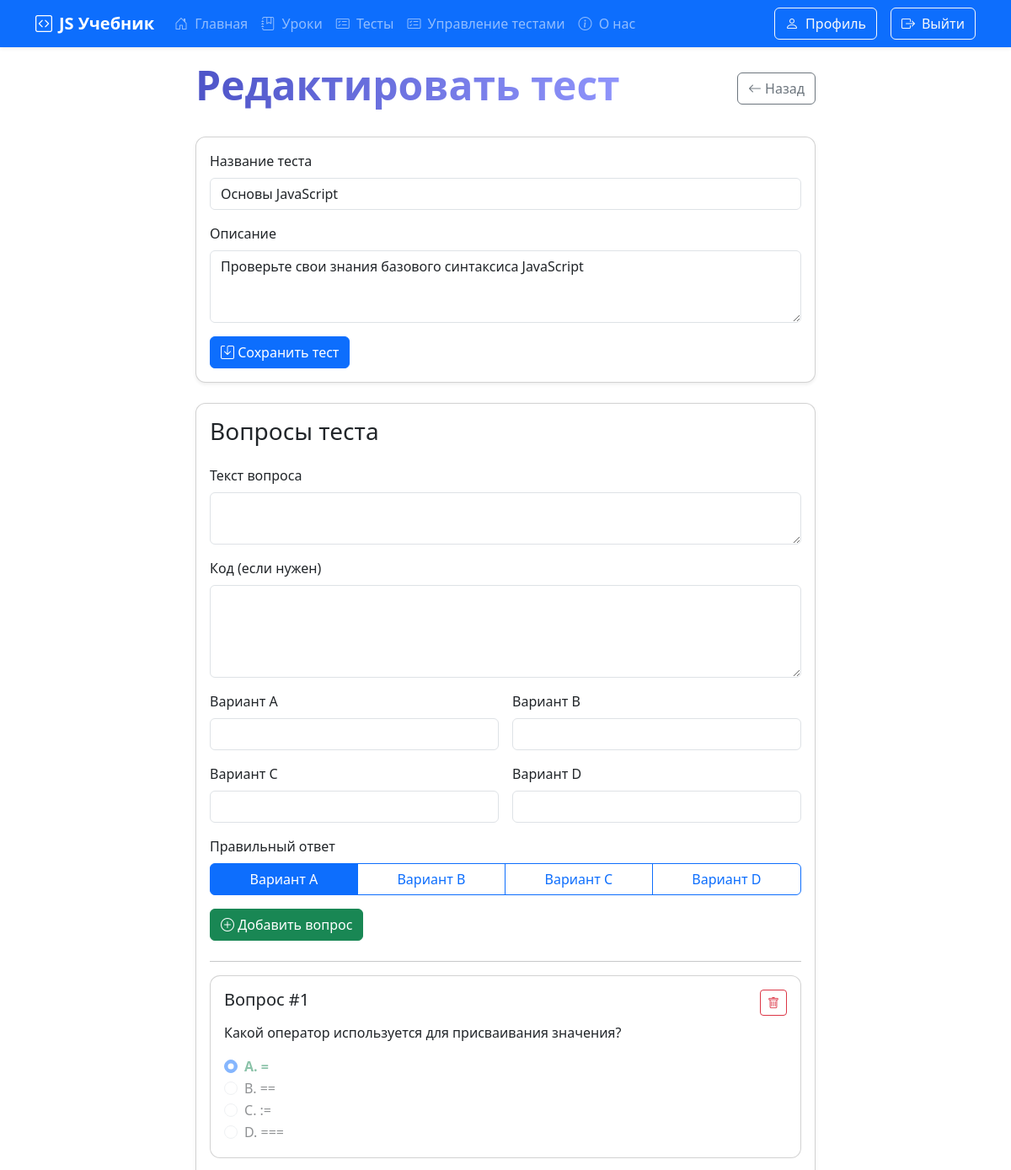
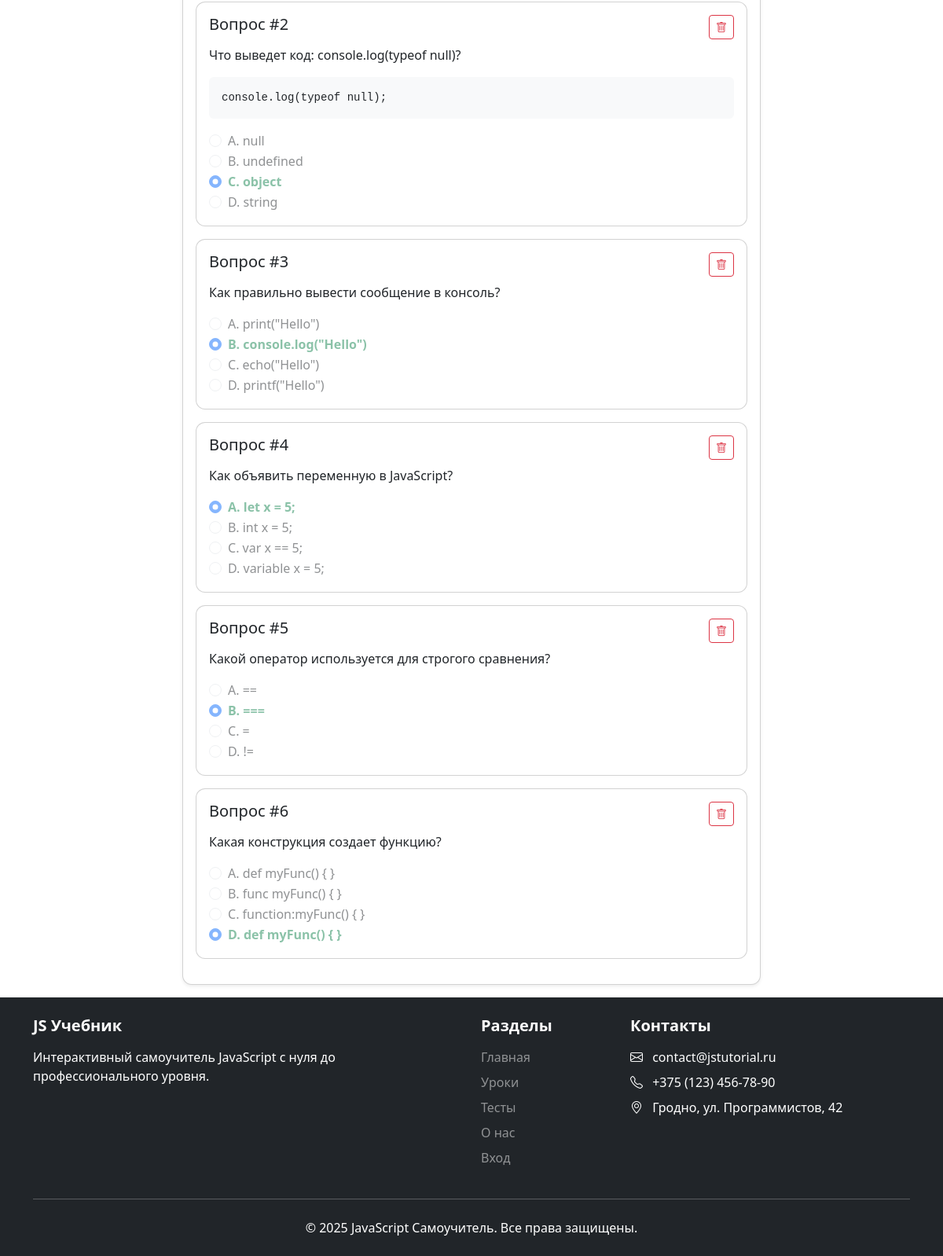
Screenshot of /admin/test/edit/1 (signed in) with the database file from the repository (2 pictures, top to bottom).
### app.py (models this page shows, shortened)
class Test(db.Model):
    id = db.Column(db.Integer, primary_key=True)
    title = db.Column(db.String(100), nullable=False)
    description = db.Column(db.Text)
    questions = db.relationship('TestQuestion', backref='test_relation', lazy=True, cascade='all,delete')
    test_results = db.relationship('TestResult', backref='test_relation', lazy=True)

class TestQuestion(db.Model):
    id = db.Column(db.Integer, primary_key=True)
    test_id = db.Column(db.Integer, db.ForeignKey('test.id'))
    question = db.Column(db.Text, nullable=False)
    code_snippet = db.Column(db.Text)
    options = db.Column(db.JSON)  # {'a': 'вариант1', 'b': 'вариант2'}
    correct_answer = db.Column(db.String(1), nullable=False)  # 'a', 'b' и т.д.

### app.py (the view, shortened to what this page needs)
@app.route('/admin/test/edit/<int:test_id>', methods=['GET', 'POST'])
def edit_test(test_id):
    if not ('name' in session and Users.query.filter_by(email=session['name']).first().root == 1):
        abort(403)
    test = Test.query.get_or_404(test_id)
    questions = TestQuestion.query.filter_by(test_id=test_id).order_by(TestQuestion.id).all()
    return render_template("edit_test.html", test=test, questions=questions)

### app.py (called while the page is built)
@app.context_processor
def inject_user():
    def get_user_name():
        if 'name' in session:
            return Users.query.filter_by(email=session['name']).first()
    return dict(active_user=get_user_name())

### templates/edit_test.html (shortened to what this page needs)
{% extends 'base.html' %}
{% block main %}
<div class="container my-3">
    <div class="row">
        <div class="col-lg-8 mx-auto">
            <div class="d-flex justify-content-between align-items-center mb-4">
                <h1 class="display-5 fw-bold text-gradient-primary">{% if test %} Редактировать тест{% else %}Создать тест{% endif %}</h1>
                <a href="{{ url_for('admin_tests') }}" class="btn btn-outline-secondary">
                    <i class="bi bi-arrow-left"></i> Назад
                </a>
            </div>
            <div class="card shadow-sm mb-4">
                <div class="card-body">
                    <form method="POST">
                        <div class="mb-3">
                            <label for="title" class="form-label">Название теста</label>
                            <input type="text" class="form-control" id="title" name="title"
                                   value="{{ test.title if test }}" required>
                        </div>
                        <div class="mb-3">
                            <label for="description" class="form-label">Описание</label>
                            <textarea class="form-control" id="description" name="description"
                                      rows="3">{{ test.description if test }}</textarea>
                        </div>
                        <button type="submit" class="btn btn-primary">
                            <i class="bi bi-save"></i> Сохранить тест
                        </button>
                    </form>
                </div>
            </div>
            {% if test %}
            <div class="card shadow-sm">
                <div class="card-body">
                    <h3 class="card-title mb-4">Вопросы теста</h3>
                    <form method="POST" class="mb-4">
                        <div class="mb-3">
                            <label for="question" class="form-label">Текст вопроса</label>
                            <textarea class="form-control" id="question" name="question"
                                      rows="2" required></textarea>
                        </div>
                        <div class="mb-3">
                            <label for="code_snippet" class="form-label">Код (если нужен)</label>
                            <textarea class="form-control font-monospace" id="code_snippet"
                                      name="code_snippet" rows="4"></textarea>
                        </div>
                        <div class="row g-3 mb-3">
                            <div class="col-md-6">
                                <label for="option_a" class="form-label">Вариант A</label>
                                <input type="text" class="form-control" id="option_a" name="option_a" required>
                            </div>
                            <div class="col-md-6">
                                <label for="option_b" class="form-label">Вариант B</label>
                                <input type="text" class="form-control" id="option_b" name="option_b" required>
                            </div>
                            <div class="col-md-6">
                                <label for="option_c" class="form-label">Вариант C</label>
                                <input type="text" class="form-control" id="option_c" name="option_c">
                            </div>
                            <div class="col-md-6">
                                <label for="option_d" class="form-label">Вариант D</label>
                                <input type="text" class="form-control" id="option_d" name="option_d">
                            </div>
                        </div>
                        <div class="mb-3">
                            <label class="form-label">Правильный ответ</label>
                            <div class="btn-group w-100" role="group">
                                {% for opt in ['a', 'b', 'c', 'd'] %}
                                <label class="btn btn-outline-primary" for="correct_{{ opt }}">
                                    Вариант {{ opt|upper }}
                                </label>
                                {% endfor %}
                            </div>
                        </div>
                        <button type="submit" class="btn btn-success">
                            <i class="bi bi-plus-circle"></i> Добавить вопрос
                        </button>
                    </form>
                    <hr>
                    <div class="questions-list">
                        {% for question in questions %}
                        <div class="card mb-3">
                            <div class="card-body">
                                <div class="d-flex justify-content-between align-items-start mb-2">
                                    <h5 class="card-title mb-0">Вопрос #{{ loop.index }}</h5>
                                    <form method="POST" action="{{ url_for('delete_question', question_id=question.id) }}"
                                          onsubmit="return confirm('Удалить этот вопрос?')">
                                        <button type="submit" class="btn btn-sm btn-outline-danger">
                                            <i class="bi bi-trash"></i>
                                        </button>
                                    </form>
                                </div>
                                <p class="card-text">{{ question.question }}</p>
                                {% if question.code_snippet %}
                                <pre class="bg-light p-3 rounded"><code>{{ question.code_snippet }}</code></pre>
                                {% endif %}
                                <div class="options mt-3">
                                    {% for key, value in question.options.items() %}
                                    <div class="form-check">
                                        <input class="form-check-input" type="radio" disabled
                                               {% if key == question.correct_answer %}checked{% endif %}>
                                        <label class="form-check-label {% if key == question.correct_answer %}fw-bold text-success{% endif %}">
                                            {{ key|upper }}. {{ value }}
                                        </label>
                                    </div>
                                    {% endfor %}
                                </div>
                            </div>
                        </div>
                        {% else %}
                        <div class="alert alert-info">
                            В этом тесте пока нет вопросов. Добавьте первый вопрос выше.
                        </div>
                        {% endfor %}
                    </div>
                </div>
            </div>
            {% endif %}
        </div>
    </div>
</div>
{% endblock %}

### static/css/style.css (style rules this page uses)
html, body { height: 100%; margin: 0; }
body { display: flex; flex-direction: column; }
pre { background-color: #f8f9fa; padding: 1rem; border-radius: 0.25rem; }
.card { transition: transform 0.3s, box-shadow 0.3s; }
.text-gradient-primary { background: linear-gradient(45deg, #0d6efd, #0dcaf0); -webkit-background-clip: text; background-clip: text; color: transparent; }
.text-gradient-primary { background: linear-gradient(90deg, #4e54c8 0%, #8f94fb 100%); -webkit-background-clip: text; background-clip: text; color: transparent; display: inline-block; }
.card { border-radius: 12px; overflow: hidden; }

### rows the page displays
Test: title "Основы JavaScript", description "Проверьте свои знания базового синтаксиса JavaScript"
TestQuestion: question "Какой оператор используется для присваивания значения?", correct_answer "☑", options "A" "B" "C" "D", options "=" "==" ":=" "==="
TestQuestion: question "Что выведет код: console.log(typeof null)?", code_snippet "console.log(typeof null);", options "A" "B" "C" "D", options "null" "undefined" "object" "string", correct_answer "☑"
TestQuestion: question "Как правильно вывести сообщение в консоль?", options "A" "B" "C" "D", options "print(\"Hello\")" "console.log(\"Hello\")" "echo(\"Hello\")" "printf(\"Hello\")", correct_answer "☑"
TestQuestion: question "Как объявить переменную в JavaScript?", correct_answer "☑", options "A" "B" "C" "D", options "let x = 5;" "int x = 5;" "var x == 5;" "variable x = 5;"
TestQuestion: question "Какой оператор используется для строгого сравнения?", options "A" "B" "C" "D", options "==" "===" "=" "!=", correct_answer "☑"
TestQuestion: question "Какая конструкция создает функцию?", options "A" "B" "C" "D", options "def myFunc() { }" "func myFunc() { }" "function:myFunc() { }" "def myFunc() { }", correct_answer "☑"

### other values shown
{{ opt|upper }} "A" "B" "C" "D"
